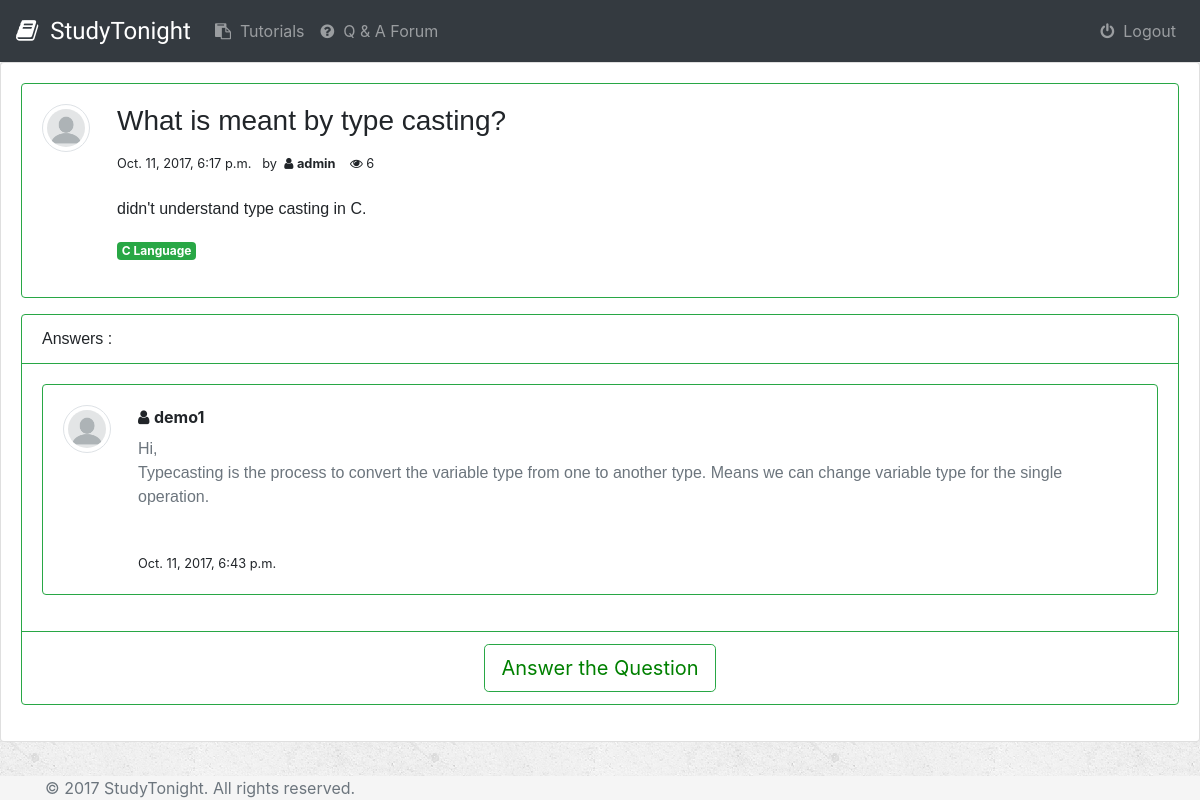
/forum/7/ (signed in), run on the app's committed database.
### forum/models.py (models this page shows, shortened)
class Question(models.Model):
	user = models.ForeignKey(User, default=1)
	title = models.CharField(max_length=250)
	topic = models.CharField(max_length=100)
	upload_time = models.DateTimeField()
	question_content = models.TextField()
	number_of_views = models.IntegerField(default=0)

class Answer(models.Model):
	question = models.ForeignKey(Question, on_delete=models.CASCADE)
	user = models.ForeignKey(User, default=1)
	answer_content = models.TextField()
	upload_time = models.DateTimeField()

### forum/views.py (the view)
# urls.py: url(r'^forum/(?P<question_id>\d+)/$', views.question_detail , name='question_detail' ),
def question_detail(request, question_id):
	if not request.user.is_authenticated():
		return render(request, 'accounts/login.html')
	try:
		question = Question.objects.get(pk=question_id)
		question.number_of_views = question.number_of_views + 1
		question.save()
	except Question.DoesNotExist:
		raise Http404("Question Does Not Exist in the database.")
	return render(request, 'forum/question.html', {'question' : question})

### forum/templates/forum/question.html (shortened to what this page needs)
{% extends 'forum/base.html' %}
{% block body %}
	<div class="card" id = "forum_list">
		<div class="card-body" >
			<div class="card border-success mb-3" >
				<div class="card-body">
					<div class="float-left">
						{% load staticfiles %}
						<img src="{% static 'forum/images/default-profile.png' %}"  class="rounded-circle img-thumbnail">
					</div>
					<div style="margin-left:75px;">
					<h3 class="varela card-title" style='font-family: "Comic Sans MS", cursive, sans-serif;'>{{question.title}}</h3>
					<p class="varela darkest-grey">
						<small>
							<span class="dark-grey">{{question.upload_time}}</span>&nbsp;&nbsp;&nbsp;by&nbsp;
	  						<span>
	  							<i class="fa fa-user" aria-hidden="true"></i>
	  							<label>
	  								<strong>{{question.user}}</strong>
	  							</label>&nbsp;&nbsp;&nbsp;
	  						</span>
	  						<span>
	  							<i class="fa fa-eye" aria-hidden="true"></i>
	  							{{question.number_of_views}}
	  						</span>
						</small>
					</p>
					<div style="font-family:Tahoma, Geneva, sans-serif">
						{{question.question_content|safe|linebreaks}}
					</div>
					<p><span class="badge badge-success">{{question.topic}}</span></p>
					</div>
				</div>
			</div>
			<div class="card border-success mb-3">
			  <div class="card-header bg-transparent border-success" style='font-family: "Comic Sans MS", cursive, sans-serif;'>Answers :</div>
			  <div class="card-body">
			  	{% if question.answer_set.all %}
				  	{% for answer in question.answer_set.all %}
				  		<div class="card border-success mb-3">
				  			<div class="card-body">
				  				<div class="float-left">
									{% load staticfiles %}
									<img src="{% static 'forum/images/default-profile.png' %}"  class="rounded-circle img-thumbnail">
								</div>
								<div style="margin-left:75px;">
				  				<span>
		  							<i class="fa fa-user" aria-hidden="true"></i>
		  							<label>
		  								<strong>{{answer.user}}</strong>
		  							</label>
		  						</span>	<br>
								<span style="font-family:Tahoma, Geneva, sans-serif" class="text-secondary">{{answer.answer_content|safe|linebreaks}} </span> <br>
								<small>{{answer.upload_time}}</small>
								</div>
							</div>
				  		</div>
					{% endfor %}
				{% else %}
					<p align="center">No Answer given yet.</p>
				{% endif %}
			  </div>
			  <div class="card-footer bg-transparent border-success ">
			  	<div class="row justify-content-md-center">
			  		<a href="answer/" class="btn btn-outline-success btn-lg" role="button" aria-pressed="true">Answer the Question</a>
			  	</div>
			  </div>
			</div>
		</div>
	</div>
{% endblock %}

### forum/static/forum/style.css (style rules this page uses)
body { background: white url('images/background.png'); }
.rounded-circle { max-width: 48px; height: auto; }
#forum_list a { color: green; }

### data on the page
Question: title "What is meant by type casting?", upload_time "Oct. 11, 2017, 6:17 p.m.", user "admin", number_of_views "6", question_content "didn't understand type casting in C.", topic "C Language"
Answer: user "demo1", answer_content "Hi, Typecasting is the process to convert the variable type from one to another type. Means we can change variable type for the single operation.", upload_time "Oct. 11, 2017, 6:43 p.m."
